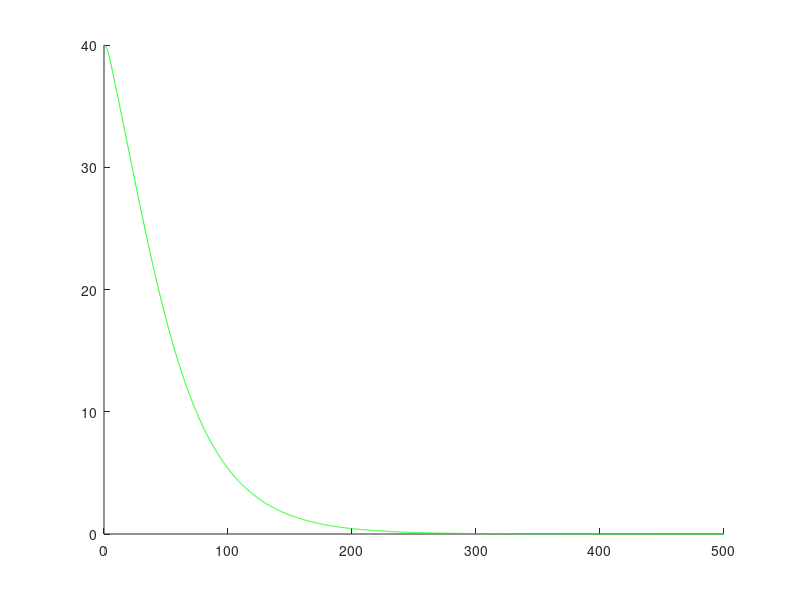

Write MATLAB code to recreate this figure. (Note: this script raises an error after producing the figure.)
%set initial conditions
x(1)=20;y(1)=40;theta(1)=0;%degree
%set value
theta(1)=theta(1)*pi/180;%rad
v=0.5;
T=0.1;
t(1)=0.1;
err_ki(1)=0;
kp=1;
ky=1.5;
kt=30;
for k=2:5000
    t(k)=k*T;
    err1(k)=0-y(k-1);
    err2(k)=0-theta(k-1);
    err(k)=ky*err1(k)+kt*err2(k);
    err_kp(k)=kp*(ky*err1(k)+kt*err2(k));
    u(k)=err_kp(k);
    if u(k)>pi/6
        u(k)=pi/6;
    end
    if u(k)<-pi/6
        u(k)=-pi/6;
    end
    theta(k)=theta(k-1)+tan(u(k))*T/2.5;
    y(k)=y(k-1)+v*sin(theta(k))*T;
    x(k)=x(k-1)+v*cos(theta(k))*T;
end
theta=180/pi.*theta;
u=180/pi.*u;
%plot result
figure(1)
%plot(out.y_Data1(:,1),out.y_Data1(:,2),'k') %to compare with fuzzy control
hold on
plot(t,y,'g')
refline(0,0);
title('y-t');
xlabel('t/s');
ylabel('y/m');
figure(2)
%plot(out.u_Data1(:,1),out.u_Data1(:,2),'k')
hold on
plot(t,u,'g')
title('u-t');
xlabel('t/s');
ylabel('u/degree');
figure(3)
%plot(out.theta_Data1(:,1),out.theta_Data1(:,2),'k')
hold on
plot(t,theta,'g')
refline(0,0);
title('\theta-t');
xlabel('t/s');
ylabel('\theta/degree');




